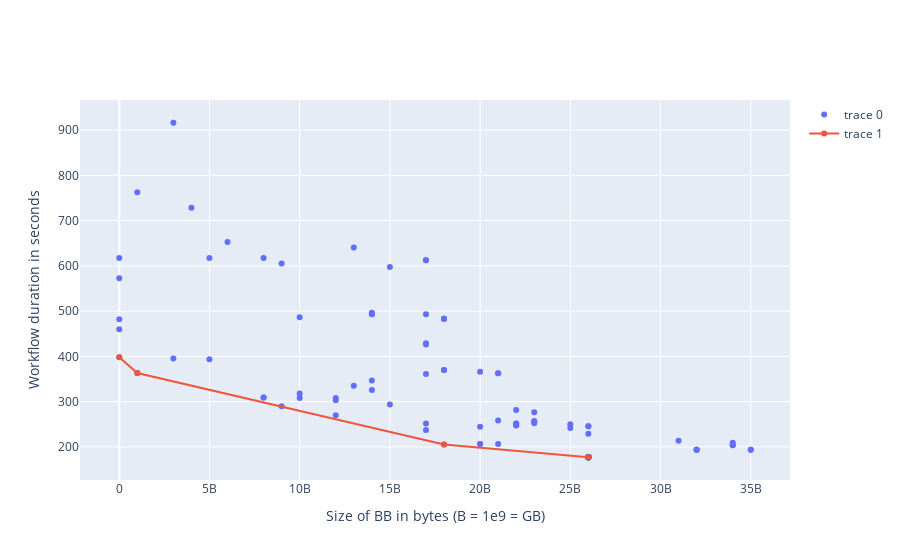

The notebook cell saved with this chart:
### Markdown cell above
Efficient frontier / Pareto frontier

### Code cell
from cluster_simulator.utils import convex_hull
points = []
for (xi, yi) in zip(df['BB_size'].tolist(), (df['Fitness']).tolist()):
    points.append((xi,yi))
lower = convex_hull(points)
fig.add_traces(go.Scatter(x=np.array([low[0] for low in lower]),
                            y=np.array([low[1] for low in lower])))
fig.show()

### Figure 1 — Plotly figure (JSON) as saved in the notebook; plotly's stock layout.template omitted (floating-point values rounded to 4 significant figures; data arrays with more than 128 entries replaced by an {"elided": "..."} marker saying what was removed)
{"data": [{"line": {"color": "#636EFA"}, "mode": "markers", "text": {"elided": "130 str values"}, "type": "scatter", "x": {"elided": "130 float values"}, "y": {"elided": "130 float values"}}, {"type": "scatter", "x": [0, 1000000000, 18000000000, 26000000000], "y": [398.2, 363.3, 205.3, 177.1]}], "layout": {"xaxis": {"title": {"text": "Size of BB in bytes (B = 1e9 = GB)"}}, "yaxis": {"title": {"text": "Workflow duration in seconds"}}}}
